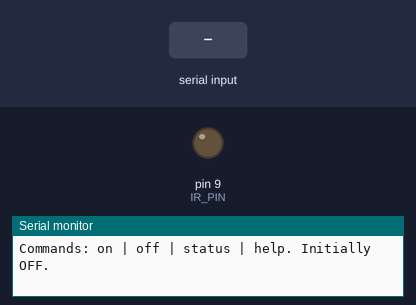
A sketch run on a simulated Arduino Uno, built with avr-gcc and run on an emulated ATmega328P. Shown: output pins drawn as LEDs (lit = HIGH), the last lines printed to the serial monitor. The inputs (shaded band) are chosen by the test bench.

Above: at 1.2 s.
1.3 s: "on\n" received over Serial
At 2.7 s:
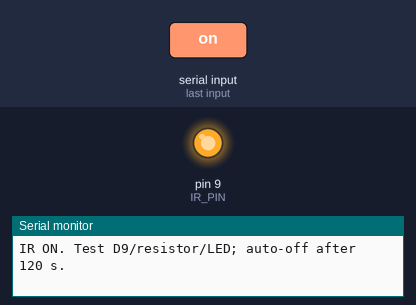
4.3 s: "off\n" received over Serial
At 4.9 s:
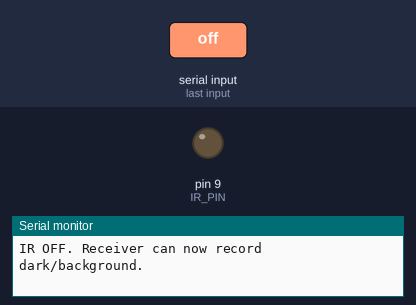
Timing chart, 0 to 7.3 s (numbered marks = the images above; inputs shaded):
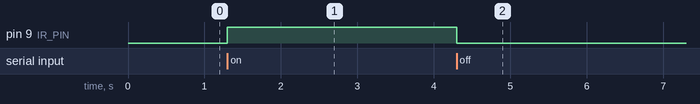

Measured:
- after the input at 1.3 s, pin 9 (IR_PIN): LOW → HIGH at once
- after the input at 4.3 s, pin 9 (IR_PIN): HIGH → LOW at once

The sketch:

emitter_micro.ino
```cpp
/*
  BaBot 單顆未知 IR LED 發射角測試：發射端（Arduino Micro，5 V）

  測試目的：用固定電流點亮單顆待辨認 IR LED，供另一塊麵包板上的
  PT204-6B 測量 0°、約 17.5°、約 25° 的相對光強。

  接線：Micro D9 -> 330 Ω -> IR LED 陽極 A；IR LED 陰極 K -> Micro GND。
  電阻不可省略。按 5 V、LED 約 1.2 V 計算，電流約 (5-1.2)/330=11.5 mA。
  這只點亮一顆 LED，不可用一支 MCU 腳直接供整片 Plate 的 21 顆 LED。

  兩個麵包板只用光通訊，不必連接訊號線或共地線。各板分別由 USB 供電。
  Serial Monitor：115200 baud，行尾選 Newline。
  指令：on（點亮 120 秒）、off（立即熄滅）、status、help。
  上電、重開機與逾時時，D9 都保持 LOW，避免無人看管時長亮。
*/

#include <Arduino.h>
#include <string.h>

const uint8_t IR_PIN = 9;
const unsigned long MAX_ON_MS = 120000UL;

bool irOn = false;
unsigned long onStartedAt = 0;
char inputLine[24];
uint8_t inputLength = 0;
bool lineTooLong = false;

void setIr(bool on) {
  digitalWrite(IR_PIN, on ? HIGH : LOW);
  irOn = on;
  if (on) onStartedAt = millis();
}

void printStatus() {
  Serial.print(F("IR="));
  Serial.print(irOn ? F("ON") : F("OFF"));
  if (irOn) {
    unsigned long elapsed = millis() - onStartedAt;
    Serial.print(F("; auto-off in about "));
    Serial.print((MAX_ON_MS - elapsed + 999UL) / 1000UL);
    Serial.print(F(" s"));
  }
  Serial.println();
}

void runCommand(char *line) {
  if (strcmp(line, "on") == 0) {
    setIr(true);
    Serial.println(F("IR ON. Test D9/resistor/LED; auto-off after 120 s."));
  } else if (strcmp(line, "off") == 0) {
    setIr(false);
    Serial.println(F("IR OFF. Receiver can now record dark/background."));
  } else if (strcmp(line, "status") == 0) {
    printStatus();
  } else if (strcmp(line, "help") == 0 || line[0] == '\0') {
    Serial.println(F("Commands: on | off | status | help"));
  } else {
    Serial.println(F("Unknown command. Type help."));
  }
}

void setup() {
  digitalWrite(IR_PIN, LOW); // 先設定輸出暫存器，避免切為 OUTPUT 時閃一下
  pinMode(IR_PIN, OUTPUT);
  Serial.begin(115200);
  unsigned long waitStarted = millis();
  while (!Serial && millis() - waitStarted < 2000UL) { }
  Serial.println(F("BaBot IR angle test / emitter / Arduino Micro"));
  Serial.println(F("Wire: D9 -> 330 ohm -> IR A; IR K -> GND. No LED bank."));
  Serial.println(F("Commands: on | off | status | help. Initially OFF."));
}

void loop() {
  if (irOn && millis() - onStartedAt >= MAX_ON_MS) {
    setIr(false);
    Serial.println(F("IR auto-off after 120 s. Type on to continue."));
  }

  while (Serial.available() > 0) {
    char c = (char)Serial.read();
    if (c == '\r') continue;
    if (c == '\n') {
      if (lineTooLong) Serial.println(F("Command too long; ignored."));
      else {
        inputLine[inputLength] = '\0';
        runCommand(inputLine);
      }
      inputLength = 0;
      lineTooLong = false;
    } else if (!lineTooLong) {
      if (inputLength < sizeof(inputLine) - 1) inputLine[inputLength++] = c;
      else lineTooLong = true;
    }
  }
}
```
